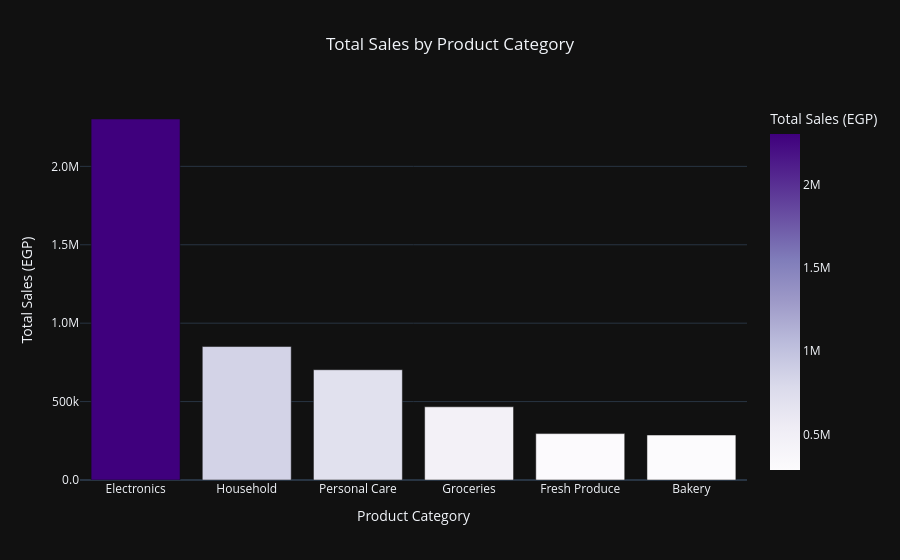

Notebook code for this chart:
### Code cell
fig_bar_2 = px.bar(
    sales_by_category,
    x='Category',
    y='Total_Amount_EGP',
    title='Total Sales by Product Category',
    color='Total_Amount_EGP',
    color_continuous_scale='purples',
    template='plotly_dark',
    labels={'Total_Amount_EGP': 'Total Sales (EGP)', 'Category': 'Product Category'}
)

fig_bar_2.update_layout(
    yaxis=dict(tickformat=".2s"), 
    title_x=0.5
)

fig_bar_2.show()

### Figure 1 — Plotly figure (JSON) as saved in the notebook; plotly's stock layout.template omitted (floating-point values rounded to 4 significant figures)
{"data": [{"hovertemplate": "Product Category=%{x}<br>Total Sales (EGP)=%{marker.color}<extra></extra>", "legendgroup": "", "marker": {"color": [2302000.0, 851000.0, 703300.0, 466900.0, 295900.0, 286800.0], "coloraxis": "coloraxis", "pattern": {"shape": ""}}, "name": "", "orientation": "v", "showlegend": false, "textposition": "auto", "type": "bar", "x": ["Electronics", "Household", "Personal Care", "Groceries", "Fresh Produce", "Bakery"], "xaxis": "x", "y": [2302000.0, 851000.0, 703300.0, 466900.0, 295900.0, 286800.0], "yaxis": "y"}], "layout": {"barmode": "relative", "coloraxis": {"autocolorscale": false, "colorbar": {"title": {"text": "Total Sales (EGP)"}}, "colorscale": [[0, "rgb(252,251,253)"], [0.125, "rgb(239,237,245)"], [0.25, "rgb(218,218,235)"], [0.375, "rgb(188,189,220)"], [0.5, "rgb(158,154,200)"], [0.625, "rgb(128,125,186)"], [0.75, "rgb(106,81,163)"], [0.875, "rgb(84,39,143)"], [1, "rgb(63,0,125)"]]}, "legend": {"tracegroupgap": 0}, "title": {"text": "Total Sales by Product Category", "x": 0.5}, "xaxis": {"anchor": "y", "domain": [0, 1], "title": {"text": "Product Category"}}, "yaxis": {"anchor": "x", "domain": [0, 1], "tickformat": ".2s", "title": {"text": "Total Sales (EGP)"}}}}
